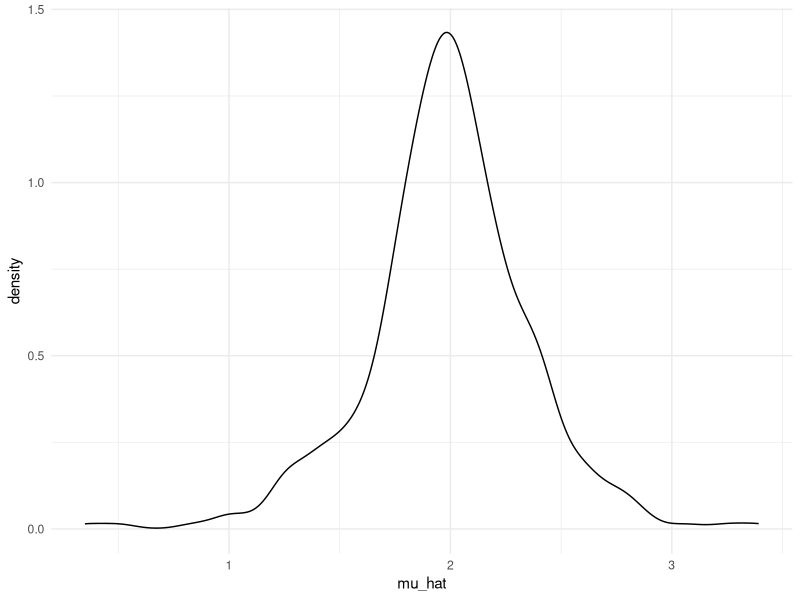
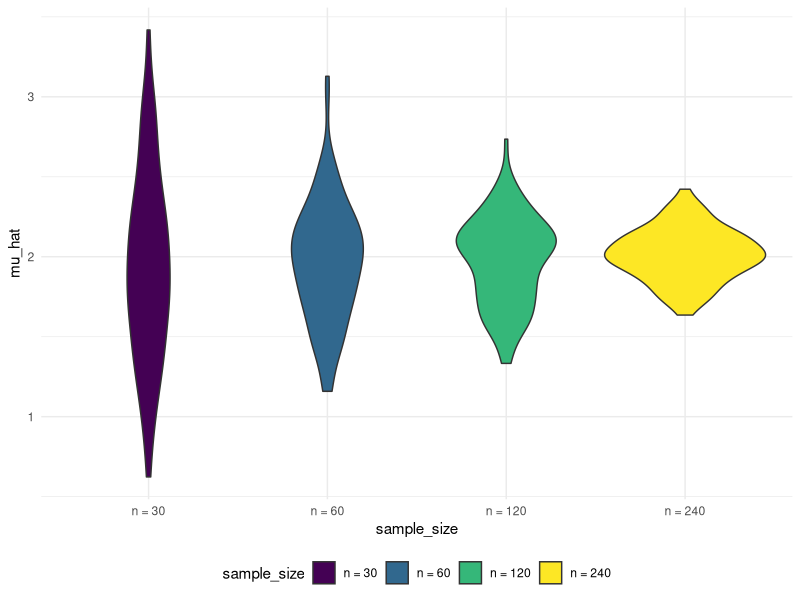
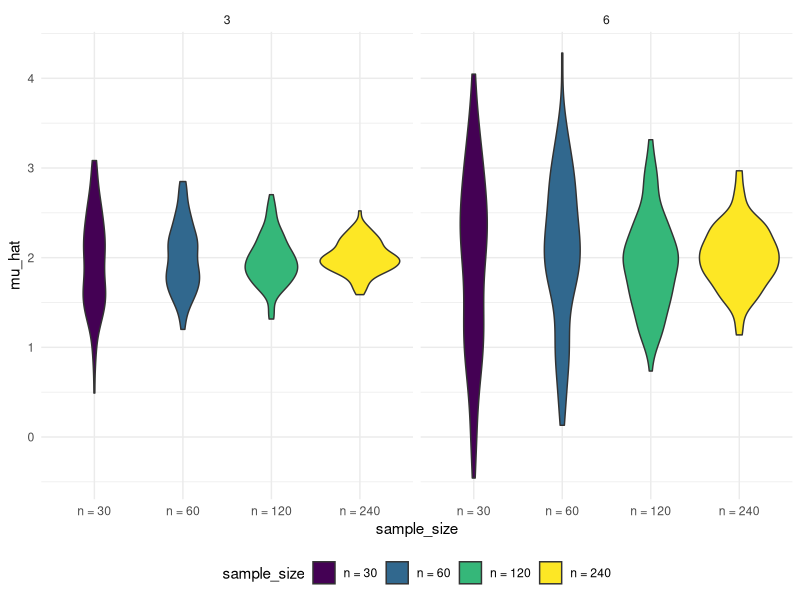

Generate these figures, in order, with R:
## ---- chunk 1
library(tidyverse)
knitr::opts_chunk$set(
	echo = TRUE,
	warning = FALSE,
  fig.width = 6,
  fig.asp = .6,
  out.width = "90%"
)
theme_set(theme_minimal() + theme(legend.position = "bottom"))
options(
  ggplot2.continuous.colour = "viridis",
  ggplot2.continuous.fill = "viridis"
)
scale_colour_discrete = scale_colour_viridis_d
scale_fill_discrete = scale_fill_viridis_d
## ---- chunk 2
library(tidyverse)
set.seed(1)
## ---- chunk 3
sim_mean_sd = function(n, mu = 2, sigma = 3) {
  
  sim_data = tibble(
    x = rnorm(n, mean = mu, sd = sigma),
  )
  
  sim_data %>% 
    summarize(
      mu_hat = mean(x),
      sigma_hat = sd(x)
    )
}
## ---- chunk 4
output = vector("list", 100)
for (i in 1:100) {
  output[[i]] = sim_mean_sd(30)
}
sim_results = bind_rows(output)
## ---- chunk 5
sim_results_df = 
  expand_grid(
    sample_size = c(30,60,120,240),
    iter = 1:100
  ) %>% 
  mutate(
    estimate_df = map(sample_size, sim_mean_sd)
  ) %>% 
  unnest(estimate_df)
## ---- chunk 6
sim_results_df %>% 
  ggplot(aes(x = mu_hat)) + 
  geom_density()
sim_results_df %>% 
  pivot_longer(
    mu_hat:sigma_hat,
    names_to = "parameter", 
    values_to = "estimate") %>% 
  group_by(parameter) %>% 
  summarize(
    emp_mean = mean(estimate),
    emp_sd = sd(estimate)) %>% 
  knitr::kable(digits = 3)
## ---- chunk 7
sim_results_df = 
  expand_grid(
    sample_size = c(30, 60, 120, 240),
    iter = 1:100
  ) %>% 
  mutate(
    estimate_df = map(sample_size, sim_mean_sd)
  ) %>% 
  unnest(estimate_df)
## ---- chunk 8
sim_results_df %>% 
  mutate(
    sample_size = str_c("n = ", sample_size),
    sample_size = fct_inorder(sample_size)) %>% 
  ggplot(aes(x = sample_size, y = mu_hat, fill = sample_size)) + 
  geom_violin()
## ---- chunk 9
sim_results_df %>% 
  pivot_longer(
    mu_hat:sigma_hat,
    names_to = "parameter", 
    values_to = "estimate") %>% 
  group_by(parameter, sample_size) %>% 
  summarize(
    emp_mean = mean(estimate),
    emp_var = var(estimate)) %>% 
  knitr::kable(digits = 3)
## ---- chunk 10
sim_results_df =   
  rerun(100, sim_mean_sd(30, 2, 3)) %>% 
  bind_rows()
## ---- chunk 11
n_list = 
  list(
    "n_30"  = 30, 
    "n_60"  = 60, 
    "n_120" = 120, 
    "n_240" = 240)
output = vector("list", length = 4)
for (i in 1:4) {
  output[[i]] = rerun(100, sim_mean_sd(n_list[[i]])) %>% 
    bind_rows
}
## ---- chunk 12
sim_results_df = 
  tibble(sample_size = c(30, 60, 120, 240)) %>% 
  mutate(
    output_lists = map(.x = sample_size, ~rerun(1000, sim_mean_sd(n = .x))),
    estimate_dfs = map(output_lists, bind_rows)) %>% 
  select(-output_lists) %>% 
  unnest(estimate_dfs)
## ---- chunk 13
sim_results_df = 
  expand_grid(
    sample_size = c(30, 60, 120, 240),
    true_sd = c(6, 3),
    iter = 1:100
  ) %>% 
  mutate(
    estimate_df = 
      map2(.x = sample_size, .y = true_sd, ~sim_mean_sd(n = .x, sigma = .y))
  ) %>% 
  unnest(estimate_df)
## ---- chunk 14
sim_results_df %>% 
  mutate(
    sample_size = str_c("n = ", sample_size),
    sample_size = fct_inorder(sample_size)) %>% 
  ggplot(aes(x = sample_size, y = mu_hat, fill = sample_size)) + 
  geom_violin() + 
  facet_grid(. ~ true_sd)
